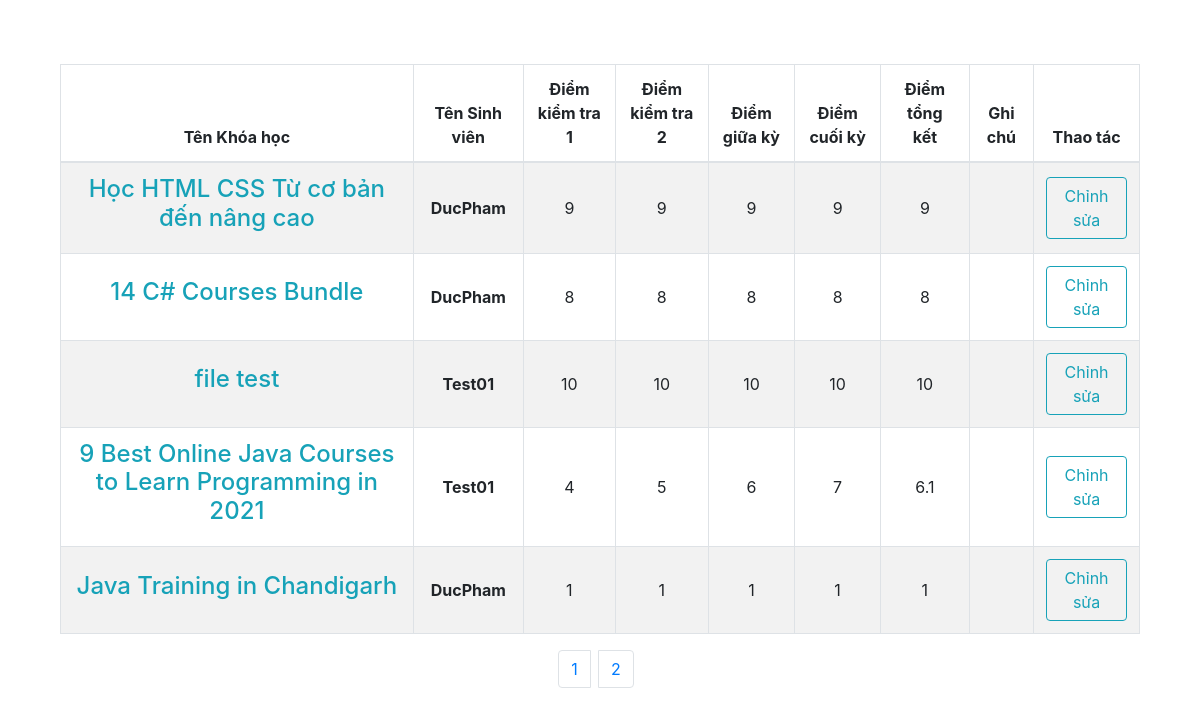
Screenshot of /source/Admin/Student/index_score.php with the database file from the repository.
### tables this page shows
CREATE TABLE `lichsutai` (
  `STT` int(10) NOT NULL COMMENT 'Số thứ tự',
  `ID` char(6) NOT NULL,
  `IDUngDung` char(6) NOT NULL,
  `ThoiGianTai` datetime NOT NULL DEFAULT current_timestamp(),
  `GiaTien` int(10) NOT NULL DEFAULT 0
);

CREATE TABLE `khoungdung` (
  `IDUngDung` char(6) NOT NULL,
  `ID` char(6) NOT NULL,
  `TenUngDung` varchar(255) NOT NULL,
  `TenFile` varchar(255) NOT NULL,
  `Icon` varchar(255) DEFAULT NULL,
  `Brief` text DEFAULT NULL,
  `Detail` text DEFAULT NULL,
  `TheLoai` varchar(50) DEFAULT NULL,
  `Pictures` varchar(1000) DEFAULT NULL,
  `DungLuong` int(10) DEFAULT NULL,
  `GiaTien` int(10) NOT NULL DEFAULT 0,
  `TrangThai` int(1) NOT NULL DEFAULT 2 COMMENT '0:Từ chối, 1:Duyệt, 2:Nháp, 3:Chờ duyệt, 4:Gỡ',
  `ThoiGianUpLoad` date NOT NULL DEFAULT current_timestamp(),
  `LyDo` varchar(255) NOT NULL,
  `Type` varchar(255) NOT NULL COMMENT 'trochoi\r\ngiaitri\r\nungdung\r\n',
  `Luottai` int(10) NOT NULL DEFAULT 0
);

CREATE TABLE `account` (
  `ID` char(6) NOT NULL,
  `Username` varchar(50) NOT NULL,
  `Password` varchar(50) NOT NULL,
  `Firstname` varchar(50) DEFAULT NULL,
  `Lastname` varchar(50) DEFAULT NULL,
  `Avatar` varchar(255) DEFAULT 'default_avatar.jpg',
  `SDT` varchar(10) DEFAULT NULL,
  `DiaChi` varchar(100) DEFAULT NULL,
  `Birthday` date DEFAULT NULL,
  `SoDu` int(10) NOT NULL DEFAULT 0,
  `Activated` bit(1) NOT NULL DEFAULT b'0',
  `ActivateToken` varchar(50) DEFAULT NULL,
  `Email` varchar(60) NOT NULL,
  `Role` bit(1) NOT NULL DEFAULT b'0' COMMENT '1:dev, 0:user'
);

CREATE TABLE `diem` (
  `STT` int(11) NOT NULL,
  `ID` char(6) NOT NULL,
  `IDUngDung` char(6) NOT NULL,
  `diem1` char(5) NOT NULL,
  `diem2` char(5) NOT NULL,
  `giuaky` char(5) NOT NULL,
  `cuoiky` char(5) NOT NULL,
  `diemtongket` char(5) NOT NULL,
  `ghichu` varchar(50) NOT NULL
);

### source/config.php (the view, shortened to what this page needs)
<?php
	function getDB() {
		$conn = new mysqli('127.0.0.1', 'root', '', 'chplay');
		if ($conn -> connect_error) {
			die("error ! Can't connect to MySQL database". $conn -> connect_error);
		}
		else {
			return $conn;
		}
	}
	function showScore($start_from, $record_per_page){
		$conn = getDB();
		echo "
		<table class=\"table table-hover table-striped table-bordered text-center\">
                            <thead>
                                <tr>
                                    <th>Tên Khóa học</th>
                                    <th>Tên Sinh viên</th>
                                    <th>Điểm kiểm tra 1</th>
                                    <th>Điểm kiểm tra 2</th>
                                    <th>Điểm giữa kỳ</th>
                                    <th>Điểm cuối kỳ</th>
                                    <th>Điểm tổng kết</th>
                                    <th>Ghi chú</th>
                                    <th colspan=2>Thao tác</th>
                                </tr>
                            </thead>";
                                    $sql = "SELECT * FROM lichsutai WHERE Giatien > 0 GROUP BY IDUngDung ORDER BY ThoiGianTai DESC Limit $start_from, $record_per_page";
							        $res = $conn-> query($sql);
							        if($res == TRUE){
							            while ($data = $res->fetch_array()) {
							                $IDnguoimua = $data['ID'];
							                $IDUngDung = $data['IDUngDung'];
							                $sql_select = "SELECT TenUngDung FROM khoungdung where IDUngDung='$IDUngDung' ";
							                $ress = $conn-> query($sql_select);
							                $data2 = $ress->fetch_array();
							                $TenUngDung = $data2['TenUngDung'];
							                $sql_select1 = "SELECT Firstname, Lastname FROM account where ID='$IDnguoimua' ";
							                $resss = $conn-> query($sql_select1);
							                $data3 = $resss->fetch_array();
							                $Tennguoitai = $data3['Firstname'] . $data3['Lastname'];
							                $sql_select2 = "SELECT * FROM diem where ID='$IDnguoimua' AND IDUngDung= '$IDUngDung' ";
							                $ressss = $conn-> query($sql_select2);
							                $data4 = $ressss->fetch_array();
							                $diem1 = $data4['diem1'];
							                $diem2 = $data4['diem2'];
							                $giuaky = $data4['giuaky'];
							                $cuoiky = $data4['cuoiky'];
							                $diemtongket = $data4['diemtongket'];
							                $ghichu = $data4['ghichu'];
							                $str = "id={$IDUngDung}";
						echo"
                            <tr class=\"item\">
                                <td class=\" align-middle\">
                                    <h4 class=\"text-info\">$TenUngDung</h4>
                                </td>
                                <td class=\" align-middle\"><strong>$Tennguoitai</strong></td>
                                <td class=\" align-middle\">$diem1</td>
                                <td class=\" align-middle\">$diem2</td>
                                <td class=\" align-middle\">$giuaky</td>
                                <td class=\" align-middle\">$cuoiky</td>
                                <td class=\" align-middle\">$diemtongket</td>
                                <td class=\" align-middle\">$ghichu";
                        echo"        </td>
                                <td class=\" align-middle\">
                                    <a class=\"btn btn-outline-info\" href=\"Student/addScore.php?$str\">Chỉnh sửa</a>
                                </td>
                            </tr>";
                                        }
                                    }
                        echo"</table>";
	}
?>

### rows the page displays
lichsutai: IDUngDung.TenUngDung "Học HTML CSS Từ cơ bản đến nâng cao", account.Firstname+Lastname "DucPham", diem.diem1 "9", diem.diem2 "9", diem.giuaky "9", diem.cuoiky "9", diem.diemtongket "9"
lichsutai: IDUngDung.TenUngDung "14 C# Courses Bundle", account.Firstname+Lastname "DucPham", diem.diem1 "8", diem.diem2 "8", diem.giuaky "8", diem.cuoiky "8", diem.diemtongket "8"
lichsutai: IDUngDung.TenUngDung "file test", account.Firstname+Lastname "Test01", diem.diem1 "10", diem.diem2 "10", diem.giuaky "10", diem.cuoiky "10", diem.diemtongket "10"
lichsutai: IDUngDung.TenUngDung "9 Best Online Java Courses to Learn Programming in 2021", account.Firstname+Lastname "Test01", diem.diem1 "4", diem.diem2 "5", diem.giuaky "6", diem.cuoiky "7", diem.diemtongket "6.1"
lichsutai: IDUngDung.TenUngDung "Java Training in Chandigarh", account.Firstname+Lastname "DucPham", diem.diem1 "1", diem.diem2 "1", diem.giuaky "1", diem.cuoiky "1", diem.diemtongket "1"
